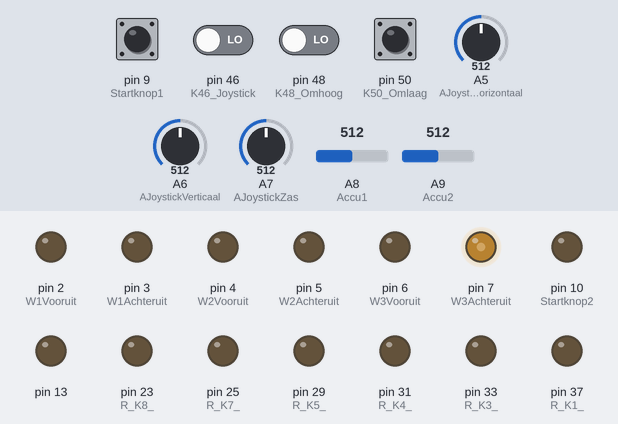
Simulated run of this sketch. Board: Arduino Mega 2560, built with avr-gcc and run on an emulated ATmega2560. On the bench: output pins drawn as LEDs (lit = HIGH). The test bench sets the inputs (shaded band); at power-on: pin 50 (K50_Omlaag) HIGH, pin 9 (Startknop1), pin 46 (K46_Joystick), pin 48 (K48_Omhoog) LOW, A5 (AJoystickHorizontaal) = 512, A6 (AJoystickVerticaal) = 512, A7 (AJoystickZas) = 512, A8 (Accu1) = 512, A9 (Accu2) = 512. What the sketch prints to the serial monitor is not drawn.

Above: at 1.2 s.
1.3 s: A5 (AJoystickHorizontaal) set to 716
At 1.9 s:
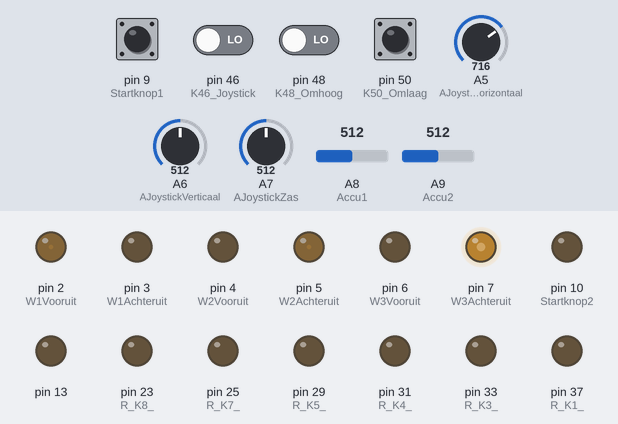
2.8 s: A6 (AJoystickVerticaal) set to 716
At 4.0 s:
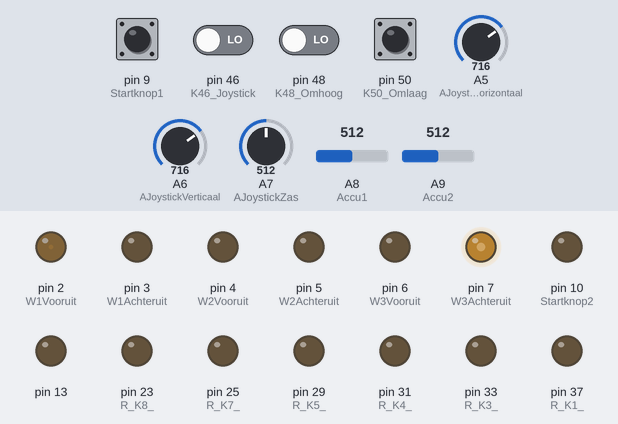
4.3 s: A5 (AJoystickHorizontaal) set to 306
At 5.2 s:
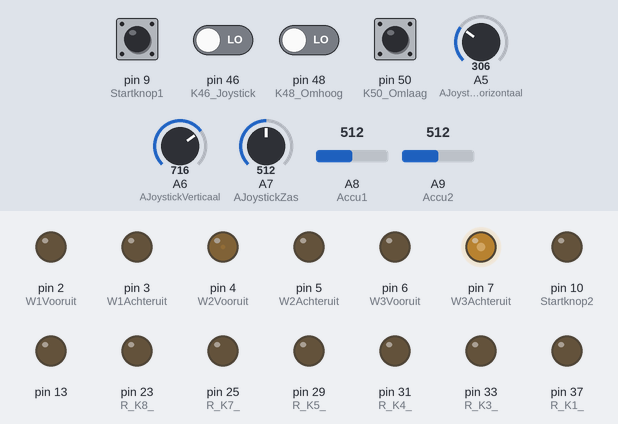
5.8 s: A6 (AJoystickVerticaal) set to 306
At 6.7 s:
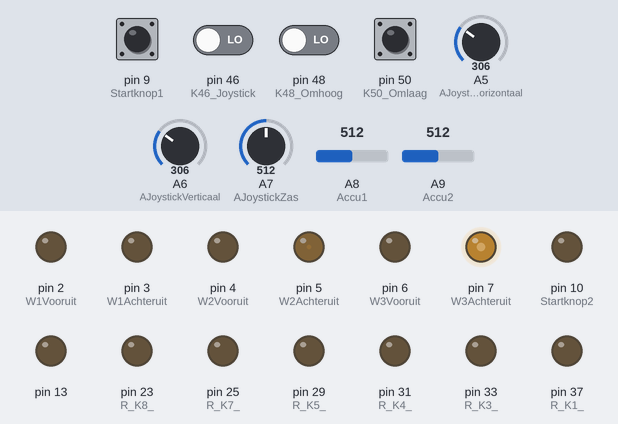
7.3 s: A5 (AJoystickHorizontaal) set to 50
At 7.8 s:
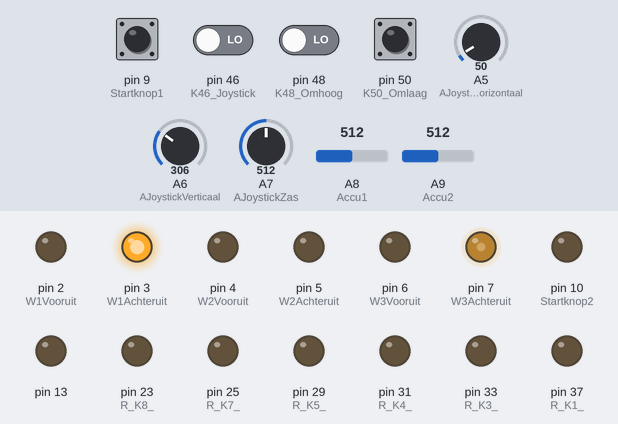
8.8 s: A6 (AJoystickVerticaal) set to 360
10.3 s: A6 (AJoystickVerticaal) set to 385
At 11.1 s:
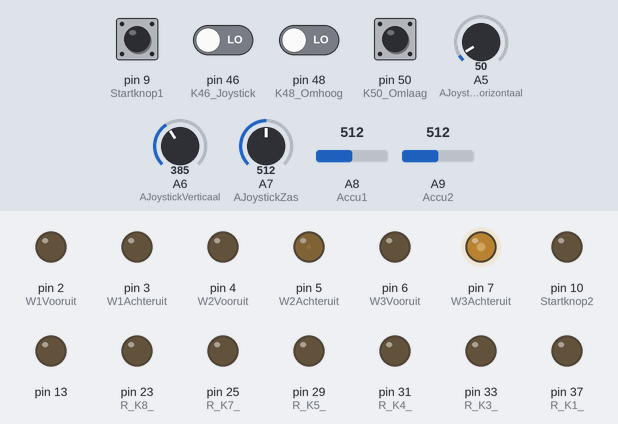
Timing chart, 0 to 12.8 s (numbered marks = the images above; inputs shaded):
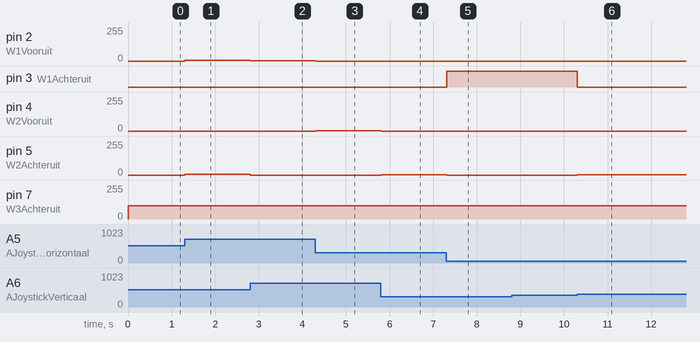

Measured:
- the behaviour switches between 376 and 377 on A6 (AJoystickVerticaal) (found by bisection; images 5 and 6)
- after the input at 1.3 s, pin 2 (W1Vooruit), pin 5 (W2Achteruit): 0/255 → 5/255 at once
- after the input at 2.8 s, pin 2 (W1Vooruit): 5/255 → 1/255 at once; pin 5 (W2Achteruit): 5/255 → 0/255 at once
- after the input at 4.3 s, pin 2 (W1Vooruit): 1/255 → 0/255 at once; pin 4 (W2Vooruit): 0/255 → 1/255 at once
- after the input at 5.8 s, pin 4 (W2Vooruit): 1/255 → 0/255 at once; pin 5 (W2Achteruit): 0/255 → 1/255 at once
- after the input at 7.3 s, pin 3 (W1Achteruit): LOW → HIGH at once; pin 5 (W2Achteruit): 1/255 → 0/255 at once
- after the input at 8.8 s, every drawn part: stays the same
- after the input at 10.3 s, pin 3 (W1Achteruit): HIGH → LOW at once; pin 5 (W2Achteruit): 0/255 → 1/255 at once

The sketch:

Totaal_niet_alles_werkt_.ino
```cpp
//#include <ros.h>
//#include <std_msgs/String.h>


//------------------Pinnen layout----------------
//Analoog
#define Analoog A4
#define AJoystickHorizontaal A5
#define AJoystickVerticaal A6
#define AJoystickZas A7

//Spanning accu's
#define Accu1 A8
#define Accu2 A9

//Motordrivers
#define W1Vooruit 2
#define W1Achteruit 3
#define W2Vooruit 4
#define W2Achteruit 5
#define W3Vooruit 6
#define W3Achteruit 7

//Startknop
#define Startknop1 9
#define Startknop2 10


//Encoders
#define Encoder1 2
#define Encoder2 3
#define Encoder3 4
#define Encoder4 5

//Relais
#define R_K8_ 23
#define R_K7_ 25
#define R_K6_Powerknop 27
#define R_K5_ 29
#define R_K4_ 31
#define R_K3_ 33
#define R_K2_ 41
#define R_K1_ 37

//Knoppen
#define K46_Joystick 46
#define K48_Omhoog 48
#define K50_Omlaag 50
#define Knoppen4 52

//------------------Variable----------------

//joystick as
int VJoystickHorizontaal = 0;
int VJoystickVerticaal = 0;
int VJoystickZas = 0;
int X_as = 0;
int Y_as = 0;
int sensorValue3 = 0;

//joystick knop
int VJKnop = 0;

//gewenste pwm
int LWielVooruit = 0;
int LWielAchteruit = 0;
int RWielVooruit = 0;
int RWielAchteruit = 0;

//echte pwm
int LWV = 0;
int LWA = 0;
int RWV = 0;
int RWA = 0;

//oude pwm en timer ervoor
int OUDLWielVooruit = 0;
int OUDLWielAchteruit = 0;
int OUDRWielVooruit = 0;
int OUDRWielAchteruit = 0;
int Ouderest = 0;

//schaal voor de kracht
float motorPower = 0.1;
int joystickkracht = 0;
int joystickX = 0;
int joystickY = 0;

//joystick midden
int X_min = -60;
int X_max = 60;
int Y_min = -60;
int Y_max = 60;

//stoelverhoging
int VStoelOmhoog = 0;
int VStoelOmlaag = 0;

//powerknop en timer ervoor
int VPowerStatus = 1;
int VPowerTimer = 0;
bool BPower = false;

//uiterste batterij
float BatterijMin = 2.5;
float BatterijMax = 3.3;
float BatterijPercentageberekenen = (BatterijMax-BatterijMin);
float BatterijPercentage = 0;
float BatterijSpanning1 = 0;
float BatterijSpanning2 = 0;

//testen
int i = 0;
int test = 0;

//-----------------Program---------------------
void setup() {
  Startup();
}

void loop() {
  Joystickuitlezen();
  JoysticktoMotorcontrol();
  MotorAansturing();
  JoystickKnop();
  StoelVerhoging();
  Powerknop();
  Batterij();
}

//---------Functie's---------------------------------

//pinnen knoppelen
void Startup(){

  //Serial communicatie
  Serial.begin(9600);

  //knop joystick
  pinMode(K46_Joystick, INPUT);
  pinMode(13, OUTPUT);

  //pinnen voor pwm van de wielen
  pinMode(W1Vooruit, OUTPUT);
  pinMode(W1Achteruit, OUTPUT);
  pinMode(W2Vooruit, OUTPUT);
  pinMode(W2Achteruit, OUTPUT);
  pinMode(W3Vooruit, OUTPUT);
  pinMode(W3Achteruit, OUTPUT);

  //relais aanzetten motoren -----------------------uit wanneer niet nodig bij testen
  pinMode(R_K1_,HIGH);
  pinMode(R_K2_,HIGH);
  pinMode(R_K3_,HIGH);
  pinMode(R_K4_,HIGH);
  pinMode(R_K5_,HIGH);
  pinMode(R_K6_Powerknop,HIGH);

  //Spanning meten over de accu's
  pinMode(R_K7_, HIGH);
  pinMode(R_K8_, HIGH);

  //Powerknop
  pinMode(Startknop1,INPUT);
  pinMode(Startknop2, HIGH);

  //algemeen stroom naar de motoren -----------------------batterij besparen dus uit ffuit wanneer niet nodig bij testen
  //pinMode(R_K6_Powerknop,HIGH);

  //hoger pwm voor de motor geluiden
  //TCCR0B = TCCR0B & 0b11111000 | <setting>;
}

//Functie voor de knop van de joystick
void JoystickKnop(){
  if(VJKnop == HIGH){
    //Knop is ingedrukt

  } else {
    //Knop is niet ingedrukt

  }
}

//analoog pinnen uitlezen en waarde in een x en y assenstelsel plaatsen.
//knop uitlezen
void Joystickuitlezen(){
  VJoystickHorizontaal = analogRead(AJoystickHorizontaal);
  VJoystickVerticaal = analogRead(AJoystickVerticaal);
  VJoystickZas = analogRead(AJoystickZas);

  //Knop
  VJKnop = digitalRead(K46_Joystick);

  X_as = VJoystickHorizontaal - 510;
  Y_as = VJoystickVerticaal - 510;
}

//Afhankelijk van de coordinaten in het x,y assenstelsel de kracht en richting van de motoren bepalen.
void JoysticktoMotorcontrol(){

  //Midden
  if (X_as>X_min&&X_as<X_max&&Y_as>Y_min&&Y_as<Y_max){
    LWielVooruit = 0;
    LWielAchteruit = 0;
    RWielVooruit = 0;
    RWielAchteruit = 0;
    //Serial.println("Center stil");
  }
  // verticaal stil
  else if (Y_as>Y_min&&Y_as<Y_max){
    if (X_as>X_max){
      LWielVooruit = 500;
      LWielAchteruit = 0;
      RWielVooruit = 0;
      RWielAchteruit = 500;
      //Serial.println("Rechtsom");
    }
    if (X_as<X_min){
      LWielVooruit = 0;
      LWielAchteruit = 500;
      RWielVooruit = 500;
      RWielAchteruit = 0;
      //Serial.println("Linksom");
    }
    //Serial.println("Verticaal stil");
  }
  //Links boven
  else if (Y_as>Y_max&&X_as<0){
    joystickkracht = sqrt((X_as*X_as)+(Y_as*Y_as));
    LWielVooruit = joystickkracht-sqrt(X_as*X_as);
    LWielAchteruit = 0;
    RWielVooruit = joystickkracht;
    RWielAchteruit = 0;
  }
  //rechts boven
  else if (Y_as>Y_max&&X_as>0){
    joystickkracht = sqrt((X_as*X_as)+(Y_as*Y_as));
    LWielVooruit = joystickkracht;
    LWielAchteruit = 0;
    RWielVooruit = joystickkracht-sqrt(X_as*X_as);
    RWielAchteruit = 0;
  }
  //rechts onder
  else if (Y_as<Y_min&&X_as>X_max){
    joystickkracht = sqrt((X_as*X_as)+(Y_as*Y_as));
    LWielVooruit = 0;
    LWielAchteruit = joystickkracht;
    RWielVooruit = 0;
    RWielAchteruit = joystickkracht-sqrt(X_as*X_as);
  }
  else if (Y_as<Y_min&&X_as<X_min){
    joystickkracht = sqrt((X_as*X_as)+(Y_as*Y_as));
    LWielVooruit = 0;
    LWielAchteruit = joystickkracht-sqrt(X_as*X_as);
    RWielVooruit = 0;
    RWielAchteruit = joystickkracht;
  }


  //in stappen over een halfe seconden naar de snelheid gaan.
  if((millis()%50)< Ouderest){
    LWV = ((LWielVooruit - OUDLWielVooruit) / 10)+OUDLWielVooruit;
    LWA = ((LWielAchteruit - OUDLWielAchteruit) / 10)+OUDLWielAchteruit;
    RWV = ((RWielVooruit - OUDRWielVooruit) / 10)+OUDRWielVooruit;
    RWA = ((RWielAchteruit - OUDRWielAchteruit) / 10)+OUDRWielAchteruit;
    //Serial.println(LWV);
    //Serial.println(LWA);
    //Serial.println(RWV);
    //Serial.println(RWA);
  }
  Ouderest = (millis()%50);
}

void MotorAansturing(){
  analogWrite(W1Vooruit, (LWV*motorPower)); // max 255
  analogWrite(W1Achteruit, (LWA*motorPower)); // max 255
  analogWrite(W2Vooruit, (RWV*motorPower)); // max 255
  analogWrite(W2Achteruit, (RWA*motorPower)); // max 255
}

//Door de knop invoer word de motor aangestuurd
//Om omhoog of omlaag te bewegen
void StoelVerhoging(){
  //Knop
  VStoelOmhoog = digitalRead(K48_Omhoog);
  VStoelOmlaag = digitalRead(K50_Omlaag);

  if(VStoelOmhoog == HIGH && VStoelOmlaag == LOW){
    //Omhoog is ingedrukt
    analogWrite(W3Vooruit, (100)); // max 255
    analogWrite(W3Achteruit, (0)); // max 255
  }
  if(VStoelOmhoog == LOW && VStoelOmlaag == HIGH){
    //Omlaag is ingedrukt
    analogWrite(W3Vooruit, (0)); // max 255
    analogWrite(W3Achteruit, (100)); // max 255
  }
}

//Aan en uitschakelen van het systeem
void Powerknop(){

  //na 3 seconden gaat het systeem uit)
  if(VPowerStatus==LOW&&digitalRead(Startknop1)==HIGH){
    //pinMode(R_Powerknop,HIGH);

    VPowerTimer = ((millis()%10000)/1000);
    BPower = true;
    Serial.println("ingedrukt");
  }
  VPowerStatus = digitalRead(Startknop1);

  if(BPower&&VPowerTimer+3 > 9){
    VPowerTimer = VPowerTimer - 7;
  }
  if(BPower&&VPowerTimer+3 == ((millis()%10000)/1000)){
    // relay die de stroom uitzet.
    pinMode(R_K6_Powerknop,HIGH);
  }

  //met Nuc
  /*if(VPowerStatus=LOW&&digitalRead(Startknop1)==HIGH){
    pinMode(R_Powerknop,HIGH);
  }
  VPowerStatus = digitalRead(Startknop1);*/
}

//Het uitlezen van de analoog pinnen waar de accu op aangesloten is met een spanningsdeler.
//hierdoor de spanning meten en het percentage van de accu's berekenen.
void Batterij(){
  BatterijSpanning1 = analogRead(Accu1);
  BatterijSpanning2 = analogRead(Accu2);
  //Voor het testen
  Serial.println(BatterijSpanning1* (3.3 / 1023.0));
  Serial.println(BatterijSpanning2* (3.3 / 1023.0));
  //Serial.println((BatterijSpanning1-BatterijMin));
  //Serial.println(BatterijPercentageberekenen);

  BatterijPercentage = (BatterijSpanning1-BatterijMin)/BatterijPercentageberekenen*100;
  //Serial.println(BatterijPercentage);
}
```
